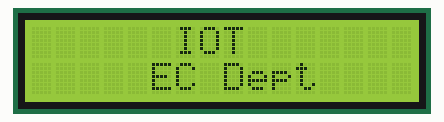
Recording of a sketch running on a simulated ESP32. On the bench: 16×2 character LCD.

Above: at 0.1 s.
At 2.1 s:
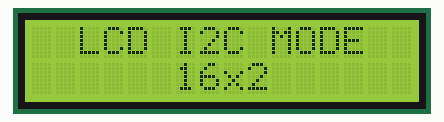

The sketch:

test_lcd.ino
```cpp
#include <LiquidCrystal_I2C.h>

LiquidCrystal_I2C lcd(0x27, 16, 2); // I2C address 0x27, 16 column and 2 rows

void setup() {
  lcd.init(); // initialize the lcd
  lcd.backlight();
}

void loop() {
  lcd.clear();              // clear display
  lcd.setCursor(6, 0);      // move cursor to   (0, 0)
  lcd.print("IOT");       // print message at (0, 0)
  lcd.setCursor(5, 1);      // move cursor to   (2, 1)
  lcd.print("EC Dept"); // print message at (2, 1)
  delay(2000);                  // display the above for two seconds

  lcd.clear();                  // clear display
  lcd.setCursor(2, 0);          // move cursor to   (3, 0)
  lcd.print("LCD I2C MODE");        // print message at (3, 0)
  lcd.setCursor(6, 1);          // move cursor to   (0, 1)
  lcd.print("16x2"); // print message at (0, 1)
  delay(2000);                      // display the above for two seconds
}
```

Measured:
- what the display in image 1 shows lasts 2.0 s, from 2.1 s to 4.1 s
